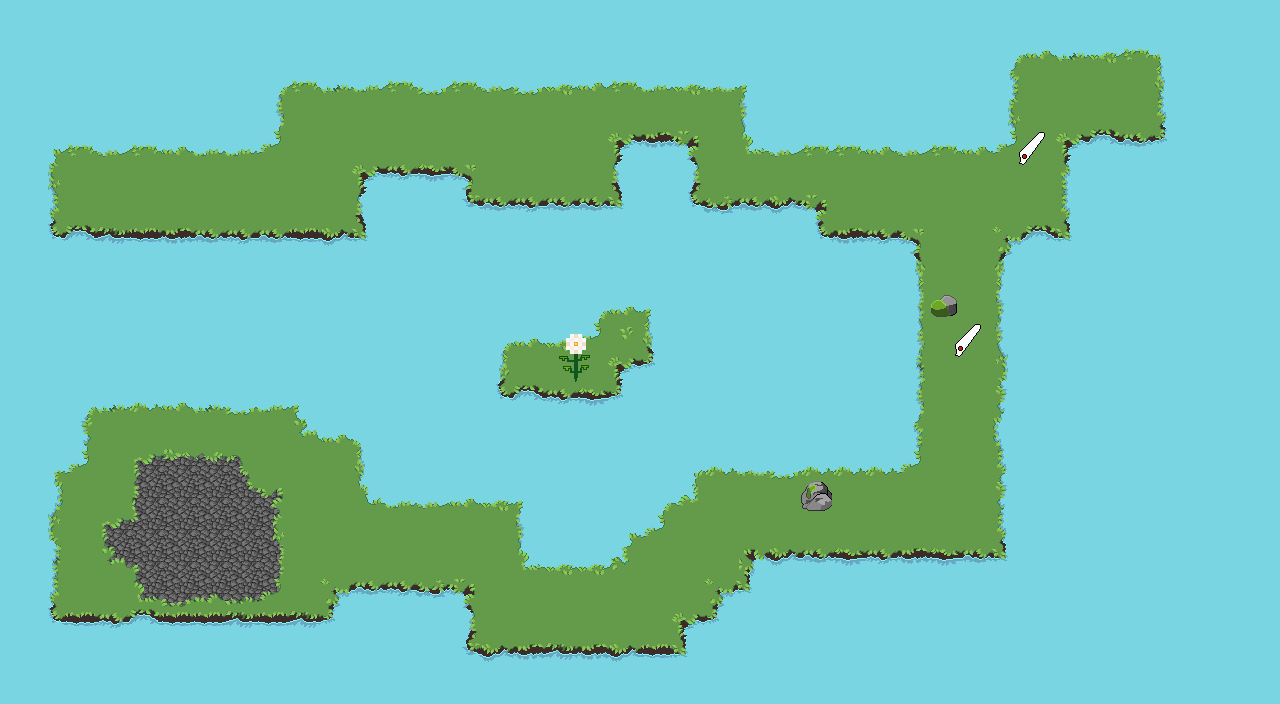

A level layout from a 2D game, rendered from its tile map. Below: a short description, then the map file with tile-grid data replaced by summaries:
An orthogonal 40x22 tile map with 32x32 px tiles, 4 tile layers (tiles, tilesover, elements, over), 6 tilesets and 164 objects.

<map version="1.4" tiledversion="1.4.2" orientation="orthogonal" renderorder="right-down" width="40" height="22" tilewidth="32" tileheight="32" infinite="0" nextlayerid="16" nextobjectid="386">
 <editorsettings>
  <export target="level7.lua" format="lua" />
 </editorsettings>
 <tileset firstgid="1" name="[M]flower" tilewidth="32" tileheight="32" tilecount="36" columns="6">
  <image source="assets/[M]flower.png" width="192" height="192" />
 </tileset>
 <tileset firstgid="37" name="[M]Daisy" tilewidth="32" tileheight="32" tilecount="144" columns="12">
  <image source="assets/[M]Daisy.png" width="384" height="384" />
 </tileset>
 <tileset firstgid="181" name="[M]Narcis" tilewidth="32" tileheight="32" tilecount="36" columns="6">
  <image source="assets/[M]Narcis.png" width="192" height="192" />
 </tileset>
 <tileset firstgid="217" name="[M]Grass" tilewidth="32" tileheight="32" tilecount="72" columns="9">
  <image source="assets/[M]Grass.png" width="288" height="256" />
 </tileset>
 <tileset firstgid="289" name="[M]Various" tilewidth="32" tileheight="32" tilecount="40" columns="10">
  <image source="assets/[M]Various.png" width="320" height="128" />
 </tileset>
 <tileset firstgid="329" name="[M]Rocks" tilewidth="32" tileheight="32" tilecount="252" columns="14">
  <image source="assets/[M]Rocks.png" width="448" height="576" />
 </tileset>
 <layer id="1" name="tiles" width="40" height="22">
  <data>[880 cells, 880 non-empty, 2 distinct tile ids]</data>
 </layer>
 <layer id="12" name="tilesover" width="40" height="22">
  <data>[880 cells, 382 non-empty, 48 distinct tile ids]</data>
 </layer>
 <layer id="6" name="elements" width="40" height="22">
  <data>[880 cells, 11 non-empty, 7 distinct tile ids]</data>
 </layer>
 <layer id="15" name="over" width="40" height="22">
  <data>[880 cells, 12 non-empty, 8 distinct tile ids]</data>
 </layer>
 <objectgroup id="13" name="level">
  <properties>
   <property name="direction" value="right" />
   <property name="goal" type="int" value="10" />
   <property name="length" type="int" value="4" />
   <property name="x" type="int" value="5" />
   <property name="y" type="int" value="6" />
  </properties>
 </objectgroup>
 <objectgroup id="14" name="water">
  <object id="224" x="32" y="160" width="32" height="32" />
  <object id="225" x="32" y="192" width="32" height="32" />
  <object id="227" x="64" y="224" width="32" height="32" />
  <object id="228" x="96" y="224" width="32" height="32" />
  <object id="229" x="128" y="224" width="32" height="32" />
  <object id="230" x="160" y="224" width="32" height="32" />
  <object id="231" x="192" y="224" width="32" height="32" />
  <object id="232" x="224" y="224" width="32" height="32" />
  <object id="233" x="256" y="224" width="32" height="32" />
  <object id="234" x="288" y="224" width="32" height="32" />
  <object id="235" x="320" y="224" width="32" height="32" />
  <object id="237" x="352" y="192" width="32" height="32" />
  <object id="238" x="384" y="160" width="32" height="32" />
  <object id="239" x="416" y="160" width="32" height="32" />
  <object id="240" x="448" y="192" width="32" height="32" />
  <object id="241" x="64" y="128" width="32" height="32" />
  <object id="242" x="96" y="128" width="32" height="32" />
  <object id="243" x="128" y="128" width="32" height="32" />
  <object id="244" x="160" y="128" width="32" height="32" />
  <object id="245" x="192" y="128" width="32" height="32" />
  <object id="246" x="224" y="128" height="32" />
  <object id="247" x="224" y="128" width="32" height="32" />
  <object id="248" x="256" y="96" width="32" height="32" />
  <object id="249" x="288" y="64" width="32" height="32" />
  <object id="250" x="320" y="64" width="32" height="32" />
  <object id="251" x="352" y="64" width="32" height="32" />
  <object id="252" x="384" y="64" width="32" height="32" />
  <object id="253" x="416" y="64" width="32" height="32" />
  <object id="254" x="448" y="64" width="32" height="32" />
  <object id="255" x="480" y="64" width="32" height="32" />
  <object id="256" x="512" y="64" width="32" height="32" />
  <object id="257" x="544" y="64" width="32" height="32" />
  <object id="258" x="576" y="64" width="32" height="32" />
  <object id="259" x="608" y="64" width="32" height="32" />
  <object id="260" x="640" y="64" width="32" height="32" />
  <object id="261" x="672" y="64" width="32" height="32" />
  <object id="262" x="704" y="64" width="32" height="32" />
  <object id="264" x="736" y="96" width="32" height="32" />
  <object id="265" x="768" y="128" width="32" height="32" />
  <object id="266" x="480" y="192" width="32" height="32" />
  <object id="267" x="512" y="192" width="32" height="32" />
  <object id="268" x="544" y="192" width="32" height="32" />
  <object id="269" x="576" y="192" width="32" height="32" />
  <object id="271" x="608" y="160" width="32" height="32" />
  <object id="272" x="640" y="128" width="32" height="32" />
  <object id="273" x="672" y="160" width="32" height="32" />
  <object id="275" x="704" y="192" width="32" height="32" />
  <object id="276" x="736" y="192" width="32" height="32" />
  <object id="277" x="768" y="192" width="32" height="32" />
  <object id="278" x="800" y="128" width="32" height="32" />
  <object id="280" x="832" y="128" width="32" height="32" />
  <object id="281" x="864" y="128" width="32" height="32" />
  <object id="282" x="896" y="128" width="32" height="32" />
  <object id="283" x="928" y="128" width="32" height="32" />
  <object id="284" x="960" y="128" width="32" height="32" />
  <object id="285" x="992" y="96" width="32" height="32" />
  <object id="287" x="992" y="64" width="32" height="32" />
  <object id="288" x="1024" y="32" width="32" height="32" />
  <object id="289" x="1056" y="32" width="32" height="32" />
  <object id="290" x="1088" y="32" width="32" height="32" />
  <object id="291" x="1120" y="32" width="32" height="32" />
  <object id="293" x="1152" y="64" width="32" height="32" />
  <object id="294" x="1152" y="96" width="32" height="32" />
  <object id="296" x="1056" y="160" width="32" height="32" />
  <object id="297" x="1120" y="128" width="32" height="32" />
  <object id="298" x="1088" y="128" width="32" height="32" />
  <object id="299" x="1056" y="192" width="32" height="32" />
  <object id="301" x="1024" y="224" width="32" height="32" />
  <object id="302" x="992" y="256" width="32" height="32" />
  <object id="303" x="992" y="288" width="32" height="32" />
  <object id="304" x="800" y="224" width="32" height="32" />
  <object id="305" x="832" y="224" width="32" height="32" />
  <object id="306" x="864" y="224" width="32" height="32" />
  <object id="307" x="896" y="256" width="32" height="32" />
  <object id="308" x="896" y="288" width="32" height="32" />
  <object id="309" x="896" y="320" width="32" height="32" />
  <object id="310" x="896" y="352" width="32" height="32" />
  <object id="311" x="896" y="384" width="32" height="32" />
  <object id="312" x="896" y="416" width="32" height="32" />
  <object id="313" x="992" y="320" width="32" height="32" />
  <object id="314" x="992" y="352" width="32" height="32" />
  <object id="315" x="992" y="384" width="32" height="32" />
  <object id="316" x="992" y="416" width="32" height="32" />
  </objectgroup>
 <objectgroup id="3" name="walls" opacity="0.97">
  <!-- 18 objects omitted --></objectgroup>
 <objectgroup id="2" name="knots">
  <!-- 15 objects omitted --></objectgroup>
 <objectgroup id="7" name="checkpoints">
  <!-- 9 objects omitted --></objectgroup>
 <objectgroup id="8" name="scissors">
  <!-- 5 objects omitted --></objectgroup>
 <objectgroup id="9" name="doors">
  <properties>
   <property name="Number" type="int" value="1" />
  </properties>
  <!-- 3 objects omitted --></objectgroup>
 <objectgroup id="11" name="keys">
  <!-- 2 objects omitted --></objectgroup>
</map>
<!-- 81 of 164 objects omitted -->